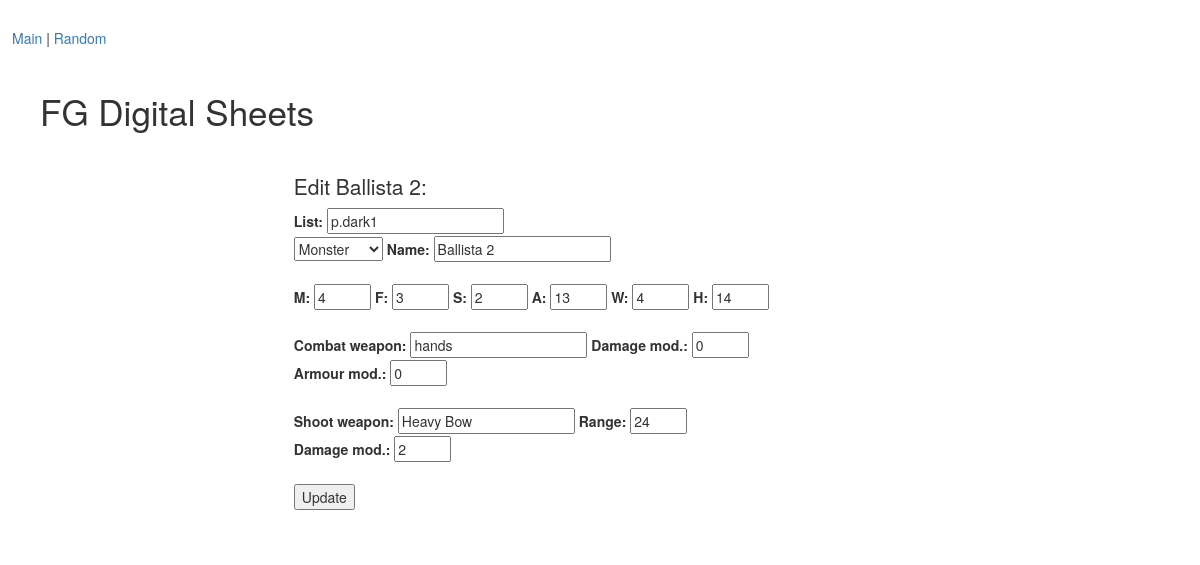
The app's page /edit_mini/28 with its own data.
### tables this page shows
CREATE TABLE "minis" (
	`type`	INTEGER,
	`name`	TEXT,
	`list`	TEXT,
	`user`	TEXT,
	`M`	INTEGER,
	`F`	INTEGER,
	`S`	INTEGER,
	`A`	INTEGER,
	`W`	INTEGER,
	`H`	INTEGER,
	`cwp_name`	TEXT,
	`cwp_damage_mod`	INTEGER,
	`cwp_armour_mod`	INTEGER,
	`swp_name`	TEXT,
	`swp_range`	INTEGER,
	`swp_damage_mod`	INTEGER,
	`encounter_value`	INTEGER DEFAULT 0
);

### frostgrave.py (the view)
@app.route('/edit_mini/<int:mini>')
def edit_mini(mini):
    mini = get_stats(mini)
    return render_template('edit_mini.html', mini=mini)

### frostgrave.py (called while the page is built)
def connect_db():
    rv = sqlite3.connect(app.config['DATABASE'])
    rv.row_factory = sqlite3.Row
    return rv

def get_db():
    if not hasattr(g, 'sqlite_db'):
        g.sqlite_db = connect_db()
    return g.sqlite_db

def get_stats(id):
    db = get_db()
    cur = db.execute("SELECT rowid, * FROM minis WHERE rowid={} AND user=\"{}\"".format(id, USER_ID))
    stats = cur.fetchall()
    if len(stats) == 1:
        return stats[0]
    else:
        print("Error retrieving min stats for id={} and user=\"{}\"".format(id, USER_ID))
        return None

### templates/edit_mini.html (shortened to what this page needs)
{% extends "layout.html" %}
{% block body %}
<h2>Edit {{ mini.name }}:</h2>
<form action="{{ url_for('add') }}" method=post class=add-task>
    <div style="width:80%">
        <label for="list">List:</label> <input type="text" id="list" name="list" maxlength="16" value="{{ mini.list }}">
         <br>
        <select id="type" name="type">
            <option value=3 {% if mini.type == 3 %} selected="selected" {% endif %}>Monster</option>
        </select>
        <label for="name">Name:</label> <input type="text" id="name" name="name" maxlength="16" value="{{ mini.name }}">
        <br></br>
        <label for="M">M:</label> <input type="number" id="M" name="M" min="0" max="20" value={{ mini.M }}>
        <label for="F">F:</label> <input type="number" id="F" name="F" min="-5" max="5" value={{ mini.F }}>
        <label for="S">S:</label> <input type="number" id="S" name="S" min="-5" max="5" value={{ mini.S }}>
        <label for="A">A:</label> <input type="number" id="A" name="A" min="-5" max="20" value={{ mini.A }}>
        <label for="W">W:</label> <input type="number" id="W" name="W" min="-5" max="20" value={{ mini.W }}>
        <label for="H">H:</label> <input type="number" id="H" name="H" min="0" max="30" value={{ mini.H }}>
        <br></br>
        <label for="cwp_name">Combat weapon:</label> <input type="text" id="cwp_name" name="cwp_name" maxlength="16" value="{{ mini.cwp_name }}">
        <label for="cwp_damage_mod">Damage mod.:</label> <input type="number" id="cwp_damage_mod" name="cwp_damage_mod" min="-5" max="5" value={{ mini.cwp_damage_mod }}>
        <label for="cwp_armour_mod">Armour mod.:</label> <input type="number" id="cwp_armour_mod" name="cwp_armour_mod" min="-5" max="5" value={{ mini.cwp_armour_mod }}>
        <br></br>
        <label for="swp_name">Shoot weapon:</label> <input type="text" id="swp_name" name="swp_name" maxlength="16" value="{{ mini.swp_name }}">
        <label for="swp_range">Range:</label> <input type="number" id="swp_range" name="swp_range" min="0" max="48" value={{ mini.swp_range }}>
        <label for="swp_damage_mod">Damage mod.:</label> <input type="number" id="swp_damage_mod" name="swp_damage_mod" min="-5" max="5" value={{ mini.swp_damage_mod }}>
        <br></br>
    </div>
    <input type="submit" value="Update">
</form>
{% endblock %}

### static/style.css (style rules this page uses)
body { font-size: 1.75em; }
h2 { font-size: 1.5em; }

### records on screen
minis: name "Ballista 2", list "p.dark1", type "Monster", M "4", F "3", S "2", A "13", W "4", H "14", cwp_name "hands", cwp_damage_mod "0", cwp_armour_mod "0", swp_name "Heavy Bow", swp_range "24", swp_damage_mod "2"
